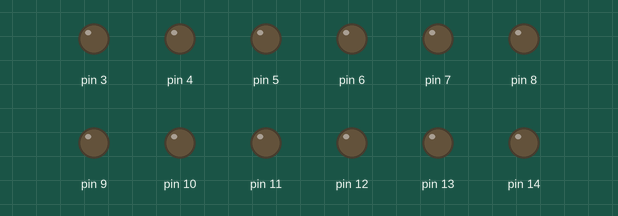
Recording of a sketch running on a simulated Arduino Uno, built with avr-gcc and run on an emulated ATmega328P. Parts: output pins drawn as LEDs (lit = HIGH).

Above: at 0.15 s.
At 1.96 s:
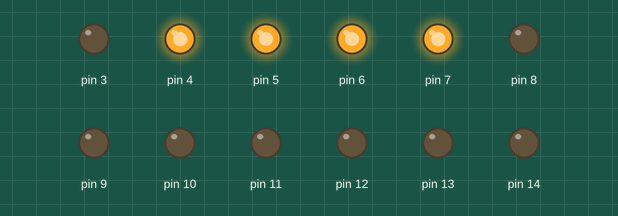
At 6.56 s:
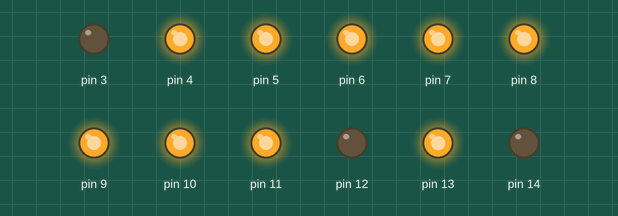
At 9.13 s:
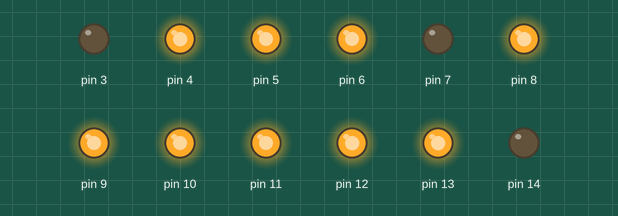
At 14.23 s:
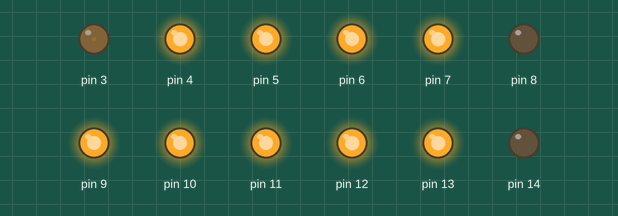
At 17.2 s:
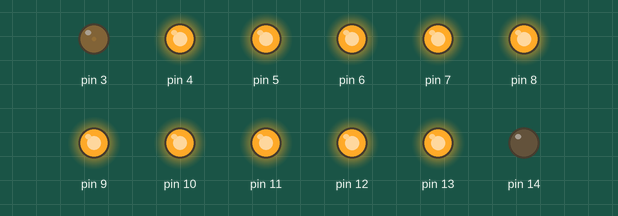
Timing chart, 0 to 18.9 s (numbered marks = the images above):
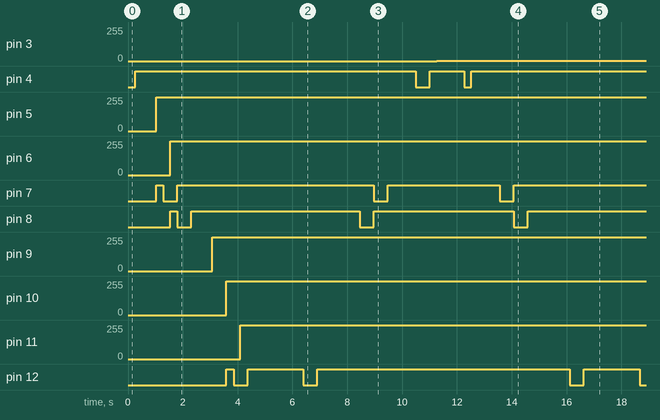

The sketch:

Blink_faderunningdot.ino.ino
```cpp
/*
  Fade Running Dot
*/

void setup() {
  pinMode(13, OUTPUT);
  pinMode(12, OUTPUT);
  pinMode(11, OUTPUT);
  pinMode(10, OUTPUT);
  pinMode(9, OUTPUT);
  pinMode(8, OUTPUT);
  pinMode(7, OUTPUT);
  pinMode(6, OUTPUT);
  pinMode(5, OUTPUT);
  pinMode(4, OUTPUT);
}

void loop() {

  int totalwait = 2;

  for (int i=4;i<14;i++)
  {
    ignite(i,i+1,totalwait);
  }

  delay(1000);

  for (int i=13;i>3;i--)
  {
    ignite(i,i-1,totalwait);
  }

  delay(1000);

}


void blink(int portnum, int delayt)
{
  digitalWrite(portnum, HIGH);
  delay(delayt);                       // wait for a second
  digitalWrite(portnum, LOW);
}

void shineup(int portnum, int delayt)
{
  for (int i=0; i<255; i++)
  {
    analogWrite(portnum,i);
    delay(delayt);
  }
}

void fade(int portnum, int delayt)
{
  for (int i=255; i>1; i--)
  {
    analogWrite(portnum,i);
    delay(delayt);
  }
}

void ignite(int fadingport, int shiningport, int delayt)
{
  for (int i=255; i>1; i--)
  {
    analogWrite(fadingport,255-i);
    analogWrite(shiningport,i);
    delay(delayt);
  }
}
```

Measured:
- by itself, pin 3: 0/255 → 2/255 at 11.3 s
- by itself, pin 4: goes HIGH 10.2 s, LOW 0.51 s, HIGH 1.3 s, LOW 0.26 s, then HIGH
- by itself, pin 5: 0/255 → 253/255 at 1.0 s
- by itself, pin 6: 0/255 → 253/255 at 1.5 s
- by itself, pin 7: goes HIGH 0.26 s, LOW 0.51 s, HIGH 7.2 s, LOW 0.51 s, HIGH 4.1 s, LOW 0.51 s, then HIGH
- by itself, pin 8: goes HIGH 0.26 s, LOW 0.51 s, HIGH 6.1 s, LOW 0.51 s, HIGH 5.1 s, LOW 0.51 s, then HIGH
- by itself, pin 9: 0/255 → 253/255 at 3.1 s
- by itself, pin 10: 0/255 → 253/255 at 3.6 s
